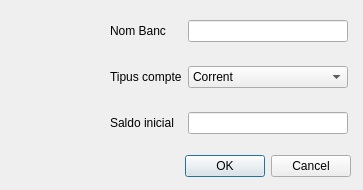
<?xml version="1.0" encoding="UTF-8"?>
<ui version="4.0">
 <class>dialog_banks</class>
 <widget class="QDialog" name="dialog_banks">
  <property name="geometry">
   <rect>
    <x>0</x>
    <y>0</y>
    <width>363</width>
    <height>190</height>
   </rect>
  </property>
  <property name="windowTitle">
   <string>Dialog</string>
  </property>
  <widget class="QDialogButtonBox" name="buttonBox">
   <property name="geometry">
    <rect>
     <x>10</x>
     <y>150</y>
     <width>341</width>
     <height>32</height>
    </rect>
   </property>
   <property name="orientation">
    <enum>Qt::Horizontal</enum>
   </property>
   <property name="standardButtons">
    <set>QDialogButtonBox::Cancel|QDialogButtonBox::Ok</set>
   </property>
  </widget>
  <widget class="QLabel" name="label">
   <property name="geometry">
    <rect>
     <x>20</x>
     <y>20</y>
     <width>61</width>
     <height>61</height>
    </rect>
   </property>
   <property name="sizePolicy">
    <sizepolicy hsizetype="Fixed" vsizetype="Fixed">
     <horstretch>0</horstretch>
     <verstretch>0</verstretch>
    </sizepolicy>
   </property>
   <property name="text">
    <string/>
   </property>
   <property name="pixmap">
    <pixmap resource="rsc.qrc">:/icones/rsc/bank.png</pixmap>
   </property>
   <property name="scaledContents">
    <bool>true</bool>
   </property>
  </widget>
  <widget class="QWidget" name="">
   <property name="geometry">
    <rect>
     <x>110</x>
     <y>20</y>
     <width>238</width>
     <height>114</height>
    </rect>
   </property>
   <layout class="QGridLayout" name="gridLayout">
    <item row="0" column="0">
     <widget class="QLabel" name="label_2">
      <property name="text">
       <string>Nom Banc</string>
      </property>
     </widget>
    </item>
    <item row="0" column="1">
     <widget class="QLineEdit" name="lineEdit"/>
    </item>
    <item row="1" column="0">
     <spacer name="verticalSpacer_4">
      <property name="orientation">
       <enum>Qt::Vertical</enum>
      </property>
      <property name="sizeHint" stdset="0">
       <size>
        <width>20</width>
        <height>5</height>
       </size>
      </property>
     </spacer>
    </item>
    <item row="1" column="1">
     <spacer name="verticalSpacer">
      <property name="orientation">
       <enum>Qt::Vertical</enum>
      </property>
      <property name="sizeHint" stdset="0">
       <size>
        <width>20</width>
        <height>5</height>
       </size>
      </property>
     </spacer>
    </item>
    <item row="2" column="1" rowspan="2">
     <widget class="QComboBox" name="comboBox">
      <item>
       <property name="text">
        <string>Corrent</string>
       </property>
      </item>
      <item>
       <property name="text">
        <string>Tarjeta de crèdit</string>
       </property>
      </item>
      <item>
       <property name="text">
        <string>Estalvi</string>
       </property>
      </item>
      <item>
       <property name="text">
        <string>Inversió</string>
       </property>
      </item>
      <item>
       <property name="text">
        <string>Actius</string>
       </property>
      </item>
      <item>
       <property name="text">
        <string>Prèstec</string>
       </property>
      </item>
      <item>
       <property name="text">
        <string>Pensió</string>
       </property>
      </item>
      <item>
       <property name="text">
        <string>Cartera</string>
       </property>
      </item>
      <item>
       <property name="text">
        <string>Altres</string>
       </property>
      </item>
     </widget>
    </item>
    <item row="4" column="1">
     <spacer name="verticalSpacer_2">
      <property name="orientation">
       <enum>Qt::Vertical</enum>
      </property>
      <property name="sizeHint" stdset="0">
       <size>
        <width>20</width>
        <height>5</height>
       </size>
      </property>
     </spacer>
    </item>
    <item row="5" column="0">
     <widget class="QLabel" name="label_4">
      <property name="text">
       <string>Saldo inicial</string>
      </property>
     </widget>
    </item>
    <item row="5" column="1">
     <widget class="QLineEdit" name="lineEdit_3"/>
    </item>
    <item row="2" column="0" rowspan="2">
     <widget class="QLabel" name="label_3">
      <property name="text">
       <string>Tipus compte</string>
      </property>
     </widget>
    </item>
   </layout>
  </widget>
 </widget>
 <resources>
  <include location="rsc.qrc"/>
 </resources>
 <connections>
  <connection>
   <sender>buttonBox</sender>
   <signal>accepted()</signal>
   <receiver>dialog_banks</receiver>
   <slot>accept()</slot>
   <hints>
    <hint type="sourcelabel">
     <x>248</x>
     <y>254</y>
    </hint>
    <hint type="destinationlabel">
     <x>157</x>
     <y>274</y>
    </hint>
   </hints>
  </connection>
  <connection>
   <sender>buttonBox</sender>
   <signal>rejected()</signal>
   <receiver>dialog_banks</receiver>
   <slot>reject()</slot>
   <hints>
    <hint type="sourcelabel">
     <x>316</x>
     <y>260</y>
    </hint>
    <hint type="destinationlabel">
     <x>286</x>
     <y>274</y>
    </hint>
   </hints>
  </connection>
 </connections>
</ui>
